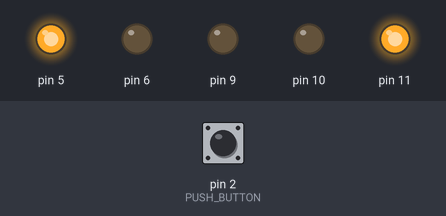
Bench run of a sketch on a simulated Arduino Uno, built with avr-gcc and run on an emulated ATmega328P. Parts: output pins drawn as LEDs (lit = HIGH). Inputs (shaded band) come from the test bench; at power-on: pin 2 (PUSH_BUTTON) LOW.

Above: at 0.8 s.
2.0 s: pin 2 (PUSH_BUTTON) pulled HIGH for 0.15 s
5.0 s: pin 2 (PUSH_BUTTON) pulled HIGH for 1 s
At 5.8 s:
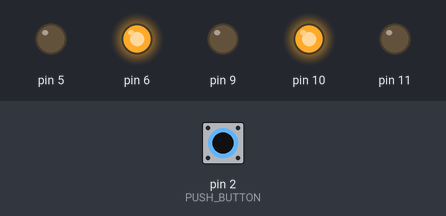
8.0 s: pin 2 (PUSH_BUTTON) pulled HIGH for 3.2 s
At 22.3 s:
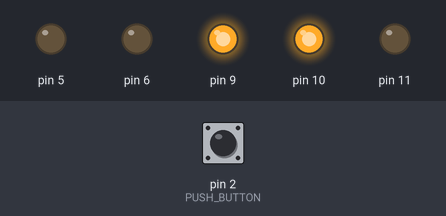
Timing chart, 0 to 27.7 s (numbered marks = the images above; inputs shaded):
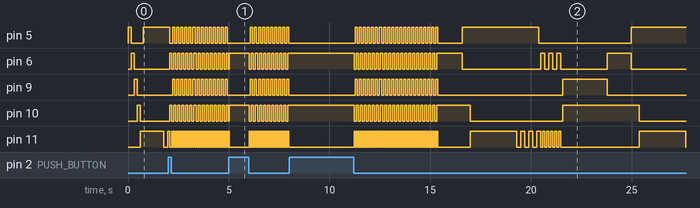

Measured:
- after the input at 2.0 s, pin 6: alternates HIGH for 0.10 s and LOW for 0.10 s, starting after 0.08 s

The sketch:

trafficlights.ino
```cpp
/*
  trafficlights:

  An implementation of a standard UK traffic light junction with pedestrian cycle

  See g_uLEDPins & enum 'LEDNames' for LED Pin Mapping.

  Add a push button on pin 2 to enable 'dance mode' for a few seconds :)

  gnd        pin2        5v
   |          |     /    |
   |--\/\/\---o----o  o--|
      ~10k

*/
//#define DEBUG

// Button pin
const uint8_t PUSH_BUTTON = 2;

// List of LED's in use
enum LEDNames
{
  TRAFFIC_R = 0,
  TRAFFIC_A,
  TRAFFIC_G,
  PEEPS_R,
  PEEPS_G,
  NUM_LEDS,
};

// Mapping of LED Name to Arduino Pins
const uint8_t g_uLEDPins[NUM_LEDS] { 5, 6, 9, 10, 11 };

// Each of the states in the statemachine
enum TrafficState
{
  CAR_GO = 0,
  CAR_STOPPING,
  CAR_STOP,
  PEEPS_GO,
  PEEPS_GO_FASTER,
  QUICK_OLD_PEOPLE_RUN,
  NUM_NORMAL_MODES,

  DANCE_DANCE = NUM_NORMAL_MODES,
  NUM_STATES,
};

// Data for which led's to light for each state
uint8_t g_uFlashRate = 300 /*ms*/;
const uint8_t  LONG_INTERVAL = 21 /*flashes*/;
const uint8_t  MED_INTERVAL  = 11 /*flashes*/;
const uint8_t  SHORT_INTERVAL = 3 /*flashes*/;

struct StateInfo
{
  uint8_t interval;  // number of 'flashrate' 'ticks' until transition
  uint8_t steady;    // bitfield of steadily lit LED's
  uint8_t flashslow;     // bitfield of flashing LED's
  uint8_t flashfast;     // bitfield of flashing LED's
};

#define LED_BIT(x) (1<<x)
const StateInfo g_auStateData[NUM_STATES] = {
  //  INTERVAL           STEADY LEDs                            FLASHING LEDs (slow, fast)
  {   LONG_INTERVAL,     LED_BIT(TRAFFIC_G) | LED_BIT(PEEPS_R), 0, 0 },
  {   MED_INTERVAL,      LED_BIT(TRAFFIC_A) | LED_BIT(PEEPS_R), 0, 0 },
  {   SHORT_INTERVAL,    LED_BIT(TRAFFIC_R) | LED_BIT(PEEPS_R), 0, 0 },
  {   LONG_INTERVAL,     LED_BIT(TRAFFIC_R) | LED_BIT(PEEPS_G), 0, 0 },
  // For these flashing ones, if you want the traffic and pedestrian led's to alternate,
  // set both to flash, but also set one as steady as well - each flash just 'reverses' the
  // last state so if they start the same they'll flash together, if they start different
  // then they alternate.
  // Flash ped-green for hurry up
  {
      MED_INTERVAL,
      LED_BIT(TRAFFIC_R) | LED_BIT(PEEPS_G),
      LED_BIT(PEEPS_G),
      0
  },
  // Faster flashing ped-green, cars can go if clear
  {
      MED_INTERVAL,
      LED_BIT(PEEPS_G),
      LED_BIT(TRAFFIC_A),
      LED_BIT(PEEPS_G)
  },
  // Dance!
  {
      LONG_INTERVAL * 4,
      LED_BIT(PEEPS_G) | LED_BIT(TRAFFIC_G) | LED_BIT(TRAFFIC_R) | LED_BIT(TRAFFIC_A) | LED_BIT(PEEPS_R),
      LED_BIT(TRAFFIC_A) | LED_BIT(TRAFFIC_R) | LED_BIT(PEEPS_R) | LED_BIT(TRAFFIC_G),
      LED_BIT(PEEPS_G) | LED_BIT(TRAFFIC_R) | LED_BIT(TRAFFIC_G)
  },
};

uint8_t g_eCurrentState = PEEPS_GO;
const StateInfo* g_psCurrentParams = &g_auStateData[g_eCurrentState];
uint8_t updateTicksTillChange = g_psCurrentParams->interval;
uint8_t currentLedBits = g_psCurrentParams->steady;

#if defined(DEBUG)
#define ENUM_TO_STRING(x) case x: return #x;
const char* GetStateName(uint8_t state)
{
  switch (state)
  {
    ENUM_TO_STRING(CAR_GO)
    ENUM_TO_STRING(CAR_STOPPING)
    ENUM_TO_STRING(CAR_STOP)
    ENUM_TO_STRING(PEEPS_GO)
    ENUM_TO_STRING(PEEPS_GO_FASTER)
    ENUM_TO_STRING(QUICK_OLD_PEOPLE_RUN)
    default: return "UNKNOWN";
  };
}
#endif

void SetStateTo(uint8_t state)
{
    g_eCurrentState = state;
    g_psCurrentParams = &g_auStateData[g_eCurrentState];
    currentLedBits = g_psCurrentParams->steady;
    updateTicksTillChange = g_psCurrentParams->interval;

#if defined(DEBUG)
    Serial.println("]");
    Serial.print(GetStateName(g_eCurrentState));
    Serial.print(" - Ticks = ");
    Serial.println( g_psCurrentParams->interval);
    Serial.print("[ ");
#endif
}

void UpdateState()
{
  if (digitalRead(PUSH_BUTTON))
  {
    SetStateTo(DANCE_DANCE);
    g_uFlashRate = 50;
  }

  // Cycle through the traffic light states if interval timer has elapsed
  if (updateTicksTillChange == 0)
  {
    SetStateTo((g_eCurrentState + 1) % NUM_NORMAL_MODES);
    g_uFlashRate = 100;
  }
  // Or update the current led bits for the current state
  else
  {
    currentLedBits ^= g_psCurrentParams->flashfast;
    if (updateTicksTillChange & 0x1)
    {
      currentLedBits ^= g_psCurrentParams->flashslow;
    }
    updateTicksTillChange--;

#if defined(DEBUG)
    Serial.print(updateTicksTillChange);
    Serial.print(" ");
#endif
  }

  // Set the led states from the bitmask
  for (uint8_t led = 0; led < NUM_LEDS; led++)
  {
    const uint8_t ledState = (currentLedBits & LED_BIT(led)) != 0;
    digitalWrite(g_uLEDPins[led], (ledState == 1) ? (HIGH) : (LOW));
  }

  delay(g_uFlashRate);
}

// the setup function runs once when you press reset or power the board
void setup()
{
#if defined(DEBUG)
  // Debug
  Serial.begin(9600);
#endif

  pinMode(PUSH_BUTTON, INPUT);

  // initialize digital pin LED_BUILTIN as an output.
  for (auto a : g_uLEDPins)
  {
    pinMode(a, OUTPUT);
    digitalWrite(a, HIGH);
    delay(150);
    digitalWrite(a, LOW);
  }
}

// the loop function runs over and over again forever
void loop()
{
  UpdateState();
}
```
